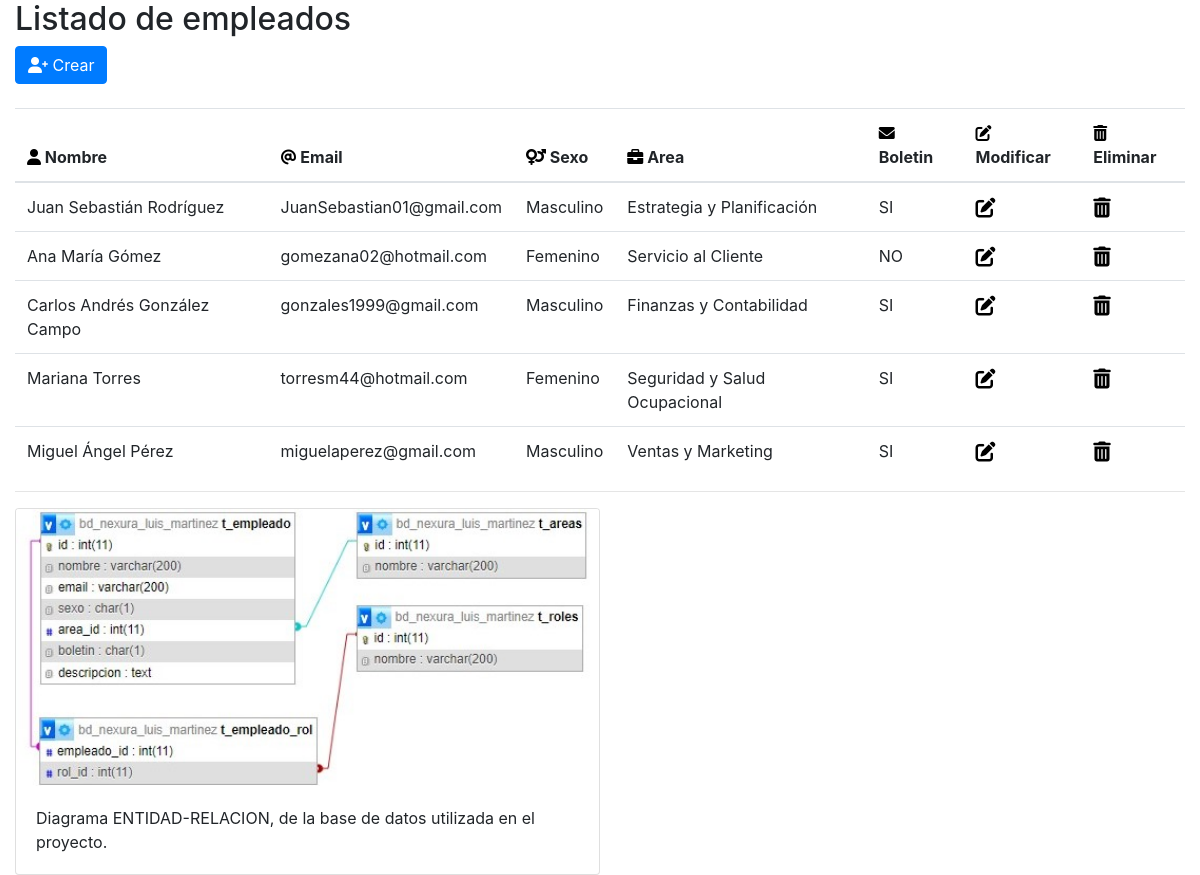
The page / on the database its author committed.
### tables this page shows
CREATE TABLE `t_empleado` (
  `id` int(11) NOT NULL,
  `nombre` varchar(200) NOT NULL,
  `email` varchar(200) NOT NULL,
  `sexo` char(1) NOT NULL,
  `area_id` int(11) NOT NULL,
  `boletin` char(1) NOT NULL,
  `descripcion` text NOT NULL
);

CREATE TABLE `t_areas` (
  `id` int(11) NOT NULL,
  `nombre` varchar(200) NOT NULL
);

### controllers/empleadoController.php (called while the page is built, shortened)
<?php
require_once 'modelos/empleado.php';
class EmpleadoController{
    public function __CONSTRUCT(){
        $this->model = new empleado();
    }
    public function index(){
        require_once 'vistas/empleados.php';
    }
}

### modelos/conexion.php (called while the page is built, shortened)
<?php
  class Db {
    public static function conectar() {
        try {
            $pdo = new PDO('mysql:host=localhost;dbname=bd_nexura_luis_martinez;charset=utf8', 'root', '');
            $pdo->setAttribute(PDO::ATTR_ERRMODE, PDO::ERRMODE_EXCEPTION);
            return $pdo;
        } catch (PDOException $e) {
            echo 'Error al conectar a la base de datos: ' . $e->getMessage();
            exit;
        }
    }
  }
?>

### modelos/empleado.php (called while the page is built, shortened)
<?php
class Empleado
{
	private $pdo;
	public function __CONSTRUCT(){
		try
		{
			$this->pdo = Db::conectar();
		}
		catch(Exception $e)
		{
			die($e->getMessage());
		}
	}
	public function index(){
		try
		{
			$stm = $this->pdo->prepare("SELECT
                                            t_empleado.id as id,
                                            t_empleado.nombre AS nombre,
                                            t_empleado.email AS email,
                                            t_empleado.sexo AS sexo,
                                            t_areas.nombre AS area,
                                            t_empleado.boletin AS boletin
                                        FROM t_empleado
                                        LEFT JOIN t_areas ON t_empleado.area_id = t_areas.id");
			$stm->execute();
			return $stm->fetchAll(PDO::FETCH_OBJ);
		}
		catch(Exception $e)
		{
			die($e->getMessage());
		}
	}
}

### vistas/empleados.php (the view, shortened to what this page needs)
<!DOCTYPE html>
<html lang="es">
<head>
  <link rel="stylesheet" href="https://maxcdn.bootstrapcdn.com/bootstrap/4.5.2/css/bootstrap.min.css">
  <link rel="stylesheet" href="https://cdnjs.cloudflare.com/ajax/libs/font-awesome/6.0.0/css/all.min.css">
  </head>
<body>
<div class="container-fluid">
  <h2>Listado de empleados</h2>
  <div>
  <a href="?c=empleado&a=crearEmpleado" class="btn btn-primary" role="button" data-bs-toggle="button"><i class="fa fa-solid fa-user-plus"></i> Crear</a>
  </div>
  <br>
  <table class="table table-hover">
    <thead>
      <tr>
        <th><i class="fa-solid fa-user" style="color: #000000"></i> Nombre</th>
        <th><i class="fa-solid fa-at" style="color: #000000"></i> Email</th>
        <th><i class="fa-solid fa-venus-mars" style="color: #000000"></i> Sexo</th>
        <th><i class="fa-solid fa-briefcase" style="color: #000000"></i> Area</th>
        <th><i class="fa-solid fa-envelope" style="color: #000000"></i> Boletin</th>
        <th><i class="fa-solid fa-pen-to-square" style="color: #000000"></i> Modificar</th>
        <th><i class="fa-solid fa-trash-can" style="color: #000000"></i> Eliminar</th>
      </tr>
    </thead>
    <tbody>
        <?php foreach($this->model->index() as $r): ?>
            <tr>
                <td><?php echo $r->nombre; ?></td>
                <td><?php echo $r->email; ?></td>
                <td><?php echo ($r->sexo == 'M') ? 'Masculino' : 'Femenino'; ?></td>
                <td><?php echo $r->area; ?></td>
                <td><?php echo ($r->boletin == 'S') ? 'SI' : 'NO'; ?></td>
                <td>
                    <a href="?c=empleado&a=seleccionarEmpleado&id=<?php echo $r->id; ?>"><i class="fa-solid fa-pen-to-square fa-lg" style="color: #000000"></i></a>
                </td>
                <td>
                    <a onclick="javascript:return confirm('¿Seguro de eliminar este registro?');" href="?c=empleado&a=eliminarEmpleado&idEmpleado=<?php echo $r->id; ?>"><i class="fa-solid fa-trash-can fa-lg" style="color: #000000"></i></a>
                </td>
            </tr>
        <?php endforeach; ?>
    </tbody>
  </table>
<hr>
  <div class="card" style="width: 50%;">
    <img class="card-img-top" src="imagenes/MER_BD.jpg" alt="ER">
    <div class="card-body">
      <p class="card-text">Diagrama ENTIDAD-RELACION, de la base de datos utilizada en el proyecto.</p>
    </div>
  </div>
</div>
</body>
</html>

### index.php (shortened to what this page needs)
<?php
  require_once 'modelos/conexion.php';
  if(!isset($_REQUEST['c']))
  {
    $controller = new $controller;
    $controller->Index();
  }

### rows shown on the page
t_empleado: nombre "Juan Sebastián Rodríguez", email "JuanSebastian01@gmail.com", sexo "Masculino", area.nombre "Estrategia y Planificación", boletin "SI"
t_empleado: nombre "Ana María Gómez", email "gomezana02@hotmail.com", sexo "Femenino", area.nombre "Servicio al Cliente", boletin "NO"
t_empleado: nombre "Carlos Andrés González Campo", email "gonzales1999@gmail.com", sexo "Masculino", area.nombre "Finanzas y Contabilidad", boletin "SI"
t_empleado: nombre "Mariana Torres", email "torresm44@hotmail.com", sexo "Femenino", area.nombre "Seguridad y Salud Ocupacional", boletin "SI"
t_empleado: nombre "Miguel Ángel Pérez", email "miguelaperez@gmail.com", sexo "Masculino", area.nombre "Ventas y Marketing", boletin "SI"
